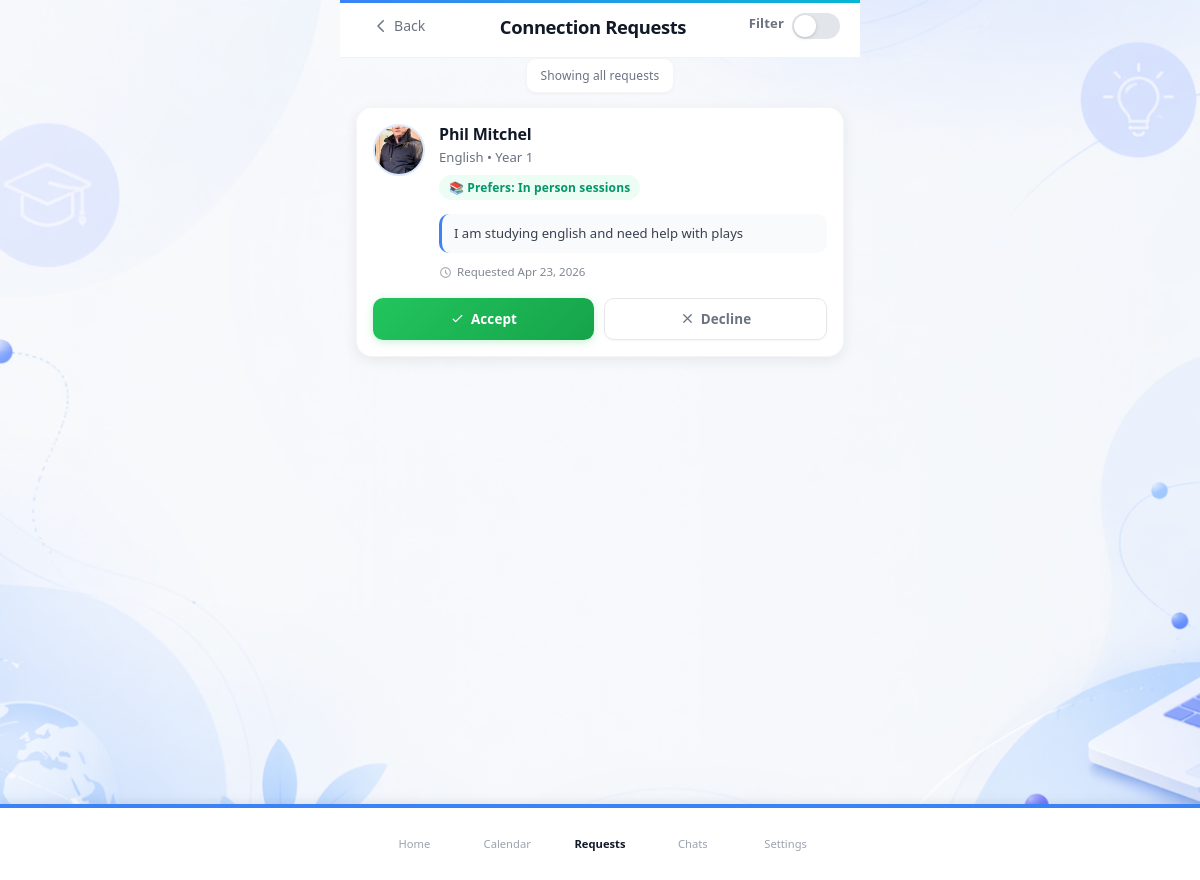
The app's page /pages/requests.php (signed in) with its own data.
### tables this page shows
CREATE TABLE `mentor_requests` (
  `id` int(11) NOT NULL,
  `student_id` int(11) NOT NULL,
  `mentor_id` int(11) NOT NULL,
  `status` enum('pending','accepted','rejected','cancelled') DEFAULT 'pending',
  `requested_at` timestamp NOT NULL DEFAULT current_timestamp(),
  `responded_at` timestamp NULL DEFAULT NULL
);

CREATE TABLE `users` (
  `id` int(11) NOT NULL,
  `first_name` varchar(100) NOT NULL,
  `last_name` varchar(100) NOT NULL,
  `phone` varchar(20) DEFAULT NULL,
  `email` varchar(150) NOT NULL,
  `password` varchar(255) NOT NULL,
  `role` enum('student','mentor','admin') NOT NULL,
  `created_at` timestamp NOT NULL DEFAULT current_timestamp(),
  `profile_picture` varchar(255) DEFAULT NULL,
  `oauth_provider` varchar(20) DEFAULT NULL,
  `oauth_id` varchar(255) DEFAULT NULL
);

CREATE TABLE `students` (
  `student_id` int(11) NOT NULL,
  `course` varchar(150) NOT NULL,
  `year_of_study` int(11) NOT NULL,
  `learning_preference` enum('Videos','In person sessions','Quizzes') NOT NULL,
  `bio` text DEFAULT NULL,
  `created_at` timestamp NOT NULL DEFAULT current_timestamp(),
  `user_id` int(11) NOT NULL,
  `mentor_id` int(11) DEFAULT NULL
);

### pages/requests.php (the view, shortened to what this page needs)
<?php
require_once '../includes/db.php';
$user_id = $_SESSION['user_id'];
$mentor_id = null;
try {
    $stmt = $pdo->prepare('SELECT mentor_id FROM mentor_profiles WHERE user_id = ?');
    $stmt->execute([$user_id]);
    $mentorRow = $stmt->fetch(PDO::FETCH_ASSOC);
    if ($mentorRow) {
        $mentor_id = $mentorRow['mentor_id'];
    } else {
        header('Location: dashboard.php');
        exit;
    }
} catch (PDOException $e) {
    header('Location: dashboard.php');
    exit;
}
$requests = [];
try {
    $sql = "
        SELECT
            mr.id,
            mr.student_id,
            mr.requested_at,
            s.course,
            s.year_of_study,
            s.learning_preference,
            s.bio,
            u.first_name,
            u.last_name,
            u.profile_picture
        FROM mentor_requests mr
        JOIN students s ON mr.student_id = s.student_id
        JOIN users u ON s.user_id = u.id
        WHERE mr.mentor_id = ? AND mr.status = 'pending'
        ORDER BY mr.requested_at DESC
    ";
    $stmt = $pdo->prepare($sql);
    $stmt->execute([$mentor_id]);
    $requests = $stmt->fetchAll(PDO::FETCH_ASSOC);
} catch (PDOException $e) {
    $requests = [];
}
?>
<!DOCTYPE html>
<html lang="en">
<head>
    <link rel="stylesheet" href="../assets/css/styles.css">
    <link rel="stylesheet" href="../assets/css/requests.css">
</head>
<body>
    <main class="container">
        <div class="page-header">
            <div class="header-row">
                <a href="dashboard.php" class="back-btn">
                    <svg width="18" height="18" fill="none" stroke="currentColor" viewBox="0 0 24 24"><path stroke-linecap="round" stroke-linejoin="round" stroke-width="2" d="M15 19l-7-7 7-7"/></svg>
                    Back
                </a>
                <h1 class="page-title">Connection Requests</h1>
                <div class="filter-toggle-wrapper">
                    <label class="filter-label">Filter</label>
                    <button id="filterBtn" class="filter-toggle" title="Toggle filter by subject">
                        <span class="toggle-track"></span>
                        <span class="toggle-thumb"></span>
                    </button>
                </div>
            </div>
        </div>
        <div id="filterStatus" class="filter-status">Showing all requests</div>
        <div class="requests-container">
        <?php if (count($requests) > 0): ?>
            <div class="requests-list">
                <?php foreach ($requests as $request): ?>
                    <div class="request-card" data-request-id="<?php echo $request['id']; ?>" data-course="<?php echo htmlspecialchars(strtolower(trim($request['course']))); ?>">
                        <div class="card-content">
                            <div class="student-info">
                                <?php if (!empty($request['profile_picture'])): ?>
                                    <img src="../<?php echo htmlspecialchars($request['profile_picture']); ?>"
                                         alt="<?php echo htmlspecialchars($request['first_name'] . ' ' . $request['last_name']); ?>"
                                         class="avatar">
                                <?php endif; ?>
                                <div class="student-details">
                                    <h3 class="student-name">
                                        <?php echo htmlspecialchars($request['first_name'] . ' ' . $request['last_name']); ?>
                                    </h3>
                                    <p class="student-meta">
                                        <?php echo htmlspecialchars($request['course']); ?> • Year <?php echo htmlspecialchars($request['year_of_study']); ?>
                                    </p>
                                    <?php if (!empty($request['learning_preference'])): ?>
                                    <p class="student-preference">
                                        📚 Prefers: <?php echo htmlspecialchars($request['learning_preference']); ?>
                                    </p>
                                    <?php endif; ?>
                                    <p class="student-bio">
                                        <?php echo !empty($request['bio']) ? htmlspecialchars($request['bio']) : 'No bio provided'; ?>
                                    </p>
                                    <div class="request-time">
                                        <svg class="clock-icon" fill="none" stroke="currentColor" viewBox="0 0 24 24">
                                            <path stroke-linecap="round" stroke-linejoin="round" stroke-width="2" d="M12 8v4l3 3m6-3a9 9 0 11-18 0 9 9 0 0118 0z"></path>
                                        </svg>
                                        <span>Requested <?php echo date('M j, Y', strtotime($request['requested_at'])); ?></span>
                                    </div>
                                </div>
                            </div>
                        </div>
                        <div class="action-buttons">
                            <button class="btn btn-accept" onclick="handleRequest(<?php echo $request['id']; ?>, 'accept', this)">
                                <svg class="btn-icon" fill="none" stroke="currentColor" viewBox="0 0 24 24">
                                    <path stroke-linecap="round" stroke-linejoin="round" stroke-width="2" d="M5 13l4 4L19 7"></path>
                                </svg>
                                Accept
                            </button>
                            <button class="btn btn-decline" onclick="handleRequest(<?php echo $request['id']; ?>, 'decline', this)">
                                <svg class="btn-icon" fill="none" stroke="currentColor" viewBox="0 0 24 24">
                                    <path stroke-linecap="round" stroke-linejoin="round" stroke-width="2" d="M6 18L18 6M6 6l12 12"></path>
                                </svg>
                                Decline
                            </button>
                        </div>
                    </div>
                <?php endforeach; ?>
            </div>
        <?php endif; ?>
        </div>
    </main>
    <?php include '../includes/nav.php'; ?>
</body>
</html>

### assets/css/styles.css (style rules this page uses)
:root { --accent: #3b82f6; --accent-dark: #2563eb; --accent-light: #dbeafe; --cyan: #06b6d4; --cyan-light: #cffafe; --muted: #6b7280; --bg: #f8fafc; --card: #ffffff; --text: #111827; --text-light: #374151; }
*, *::before, *::after { box-sizing: border-box; margin: 0; padding: 0; }
html { -webkit-text-size-adjust: 100%; }
body { font-family: system-ui, -apple-system, 'Segoe UI', Roboto, 'Helvetica Neue', Arial, sans-serif; background: var(--bg) url('../images/Mentor%20match%20background.png') no-repeat center top / cover fixed; color: var(--text); line-height: 1.6; min-height: 100vh; }
label { font-size: 0.85rem; color: var(--text-light); display: block; margin-bottom: 6px; font-weight: 500; }
.btn { width: 100%; padding: 12px; border-radius: 10px; border: 0; background: var(--accent); color: #fff; font-weight: 700; font-size: 0.95rem; cursor: pointer; transition: all 0.2s ease; font-family: inherit; }
.container { min-height: 100vh; display: flex; align-items: center; justify-content: center; padding: 24px 20px; }

### includes/nav.php (style rules this page uses)
body { padding-bottom: 80px; }

### records on screen
mentor_requests: users.profile_picture (picture), users.first_name+last_name "Phil Mitchel", student.course "English", student.year_of_study "1", student.learning_preference "In person sessions", student.bio "I am studying english and need help with plays", requested_at "Apr 23, 2026"

### other values on screen
$item['label'] "Home"
$item['label'] "Calendar"
$item['label'] "Requests"
$item['label'] "Chats"
$item['label'] "Settings"
